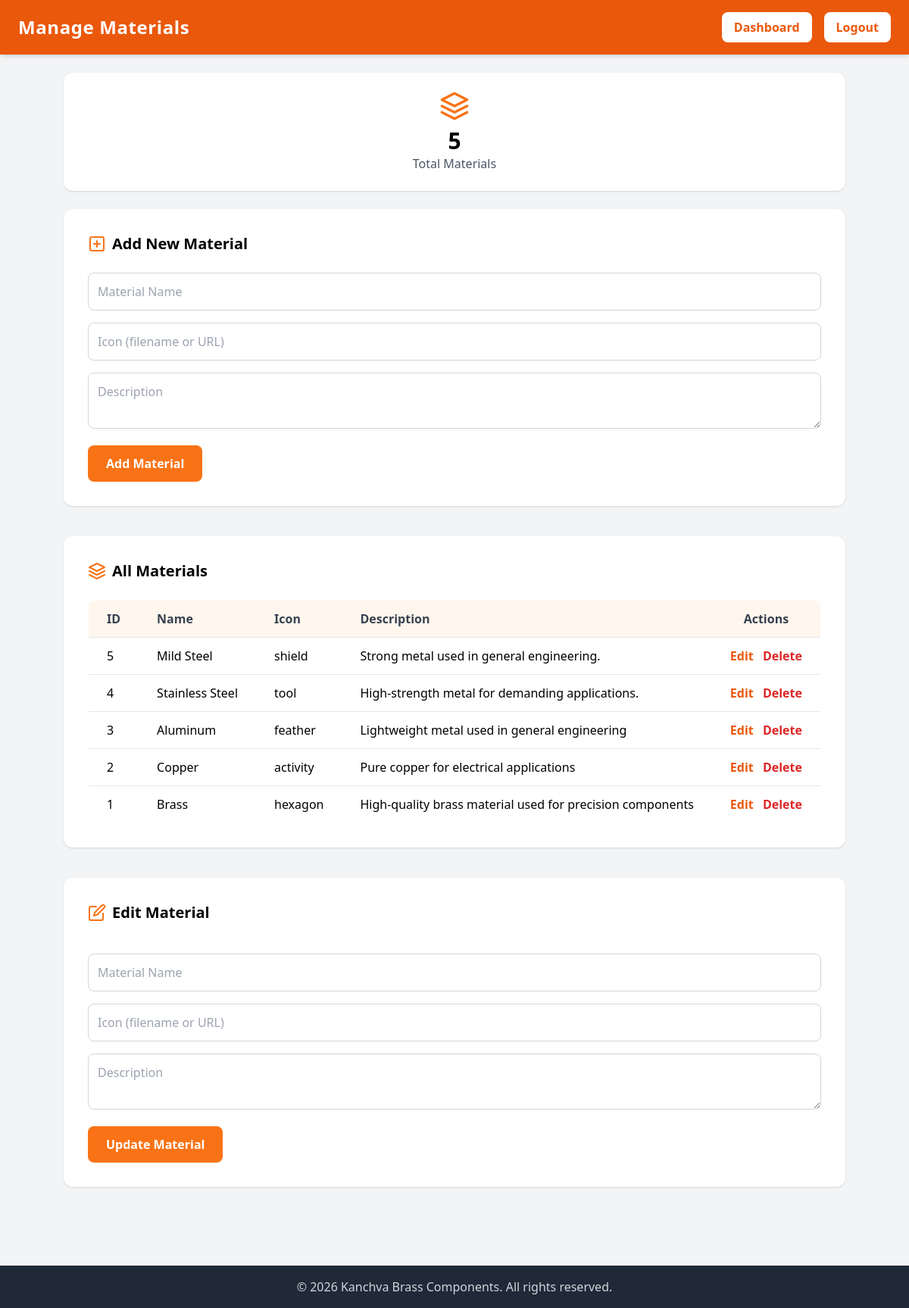
The page /admin/manage-materials.php (signed in) on the database its author committed.
### tables this page shows
CREATE TABLE IF NOT EXISTS `materials` (
  `id` int(11) NOT NULL AUTO_INCREMENT,
  `name` varchar(100) NOT NULL,
  `icon` varchar(255) DEFAULT NULL,
  `description` text,
  `created_at` timestamp NULL DEFAULT CURRENT_TIMESTAMP,
  PRIMARY KEY (`id`)
);

### admin/manage-materials.php (the view, shortened to what this page needs)
<?php
include '../config.php';
$result = $conn->query("SELECT * FROM materials ORDER BY id DESC");
$materialCount = $conn->query("SELECT COUNT(*) as total FROM materials")->fetch_assoc()['total'];
?>
<!DOCTYPE html>
<html lang="en">
<head>
<script src="https://cdn.tailwindcss.com"></script>
</head>
<body class="bg-gray-100 min-h-screen flex flex-col">
<header class="bg-orange-600 text-white px-6 py-4 flex justify-between items-center shadow-md sticky top-0 z-50">
  <h1 class="text-2xl font-bold tracking-wide">Manage Materials</h1>
  <div class="flex items-center space-x-4">
    <a href="dashboard.php" class="bg-white text-orange-600 px-4 py-2 rounded-lg font-semibold hover:bg-orange-50 transition">Dashboard</a>
    <a href="logout.php" class="bg-white text-orange-600 px-4 py-2 rounded-lg font-semibold hover:bg-orange-50 transition">Logout</a>
  </div>
</header>
<main class="flex-grow p-6 max-w-7xl mx-auto">
  <div class="grid grid-cols-1 md:grid-cols-1 gap-6 mb-6">
    <div class="bg-white p-6 rounded-xl shadow hover:shadow-lg transition text-center">
      <i data-feather="layers" class="text-orange-500 w-10 h-10 mx-auto mb-2"></i>
      <h3 class="text-3xl font-bold"><?= $materialCount ?></h3>
      <p class="text-gray-600">Total Materials</p>
    </div>
  </div>
  <div class="bg-white p-8 rounded-xl shadow mb-10">
    <h2 class="text-xl font-bold mb-6 flex items-center">
      <i data-feather="plus-square" class="text-orange-500 w-6 h-6 mr-2"></i> Add New Material
    </h2>
    <form method="post" class="space-y-4">
      <input type="text" name="name" placeholder="Material Name" class="w-full p-3 border border-gray-300 rounded-lg focus:outline-none focus:ring-2 focus:ring-orange-400" required>
      <input type="text" name="icon" placeholder="Icon (filename or URL)" class="w-full p-3 border border-gray-300 rounded-lg focus:outline-none focus:ring-2 focus:ring-orange-400">
      <textarea name="description" placeholder="Description" class="w-full p-3 border border-gray-300 rounded-lg focus:outline-none focus:ring-2 focus:ring-orange-400"></textarea>
      <button type="submit" name="add_material" class="bg-orange-500 hover:bg-orange-600 text-white px-6 py-3 rounded-lg font-semibold transition">Add Material</button>
    </form>
  </div>
  <div class="bg-white p-8 rounded-xl shadow">
    <h2 class="text-xl font-bold mb-6 flex items-center">
      <i data-feather="layers" class="text-orange-500 w-6 h-6 mr-2"></i> All Materials
    </h2>
    <div class="overflow-x-auto">
      <table class="min-w-full border border-gray-200 rounded-lg overflow-hidden">
        <thead class="bg-orange-50">
          <tr>
            <th class="px-6 py-3 text-left text-gray-700 font-semibold border-b">ID</th>
            <th class="px-6 py-3 text-left text-gray-700 font-semibold border-b">Name</th>
            <th class="px-6 py-3 text-left text-gray-700 font-semibold border-b">Icon</th>
            <th class="px-6 py-3 text-left text-gray-700 font-semibold border-b">Description</th>
            <th class="px-6 py-3 text-center text-gray-700 font-semibold border-b">Actions</th>
          </tr>
        </thead>
        <tbody class="divide-y divide-gray-200">
          <?php if ($result->num_rows > 0): ?>
            <?php while($material = $result->fetch_assoc()): ?>
              <tr class="hover:bg-orange-50">
                <td class="px-6 py-3"><?= $material['id'] ?></td>
                <td class="px-6 py-3"><?= htmlspecialchars($material['name']) ?></td>
                <td class="px-6 py-3"><?= htmlspecialchars($material['icon']) ?></td>
                <td class="px-6 py-3"><?= htmlspecialchars($material['description']) ?></td>
                <td class="px-6 py-3 text-center space-x-2">
                  <button onclick="editMaterial(<?= $material['id'] ?>, '<?= htmlspecialchars(addslashes($material['name'])) ?>', '<?= htmlspecialchars(addslashes($material['icon'])) ?>', '<?= htmlspecialchars(addslashes($material['description'])) ?>')" class="text-orange-600 hover:text-orange-800 font-semibold">Edit</button>
                  <a href="?delete=<?= $material['id'] ?>" onclick="return confirm('Delete this material?')" class="text-red-600 hover:text-red-800 font-semibold">Delete</a>
                </td>
              </tr>
            <?php endwhile; ?>
          <?php else: ?>
            <tr><td colspan="5" class="text-center py-6 text-gray-500">No materials found.</td></tr>
          <?php endif; ?>
        </tbody>
      </table>
    </div>
  </div>
  <div class="bg-white p-8 rounded-xl shadow mt-10 mb-10">
    <h2 class="text-xl font-bold mb-6 flex items-center">
      <i data-feather="edit" class="text-orange-500 w-6 h-6 mr-2"></i> Edit Material
    </h2>
    <form method="post" id="editForm" class="space-y-4">
      <input type="text" name="name" id="edit_name" placeholder="Material Name" class="w-full p-3 border border-gray-300 rounded-lg focus:outline-none focus:ring-2 focus:ring-orange-400" required>
      <input type="text" name="icon" id="edit_icon" placeholder="Icon (filename or URL)" class="w-full p-3 border border-gray-300 rounded-lg focus:outline-none focus:ring-2 focus:ring-orange-400">
      <textarea name="description" id="edit_description" placeholder="Description" class="w-full p-3 border border-gray-300 rounded-lg focus:outline-none focus:ring-2 focus:ring-orange-400"></textarea>
      <button type="submit" name="edit_material" class="bg-orange-500 hover:bg-orange-600 text-white px-6 py-3 rounded-lg font-semibold transition">Update Material</button>
    </form>
  </div>
</main>
<footer class="bg-gray-800 text-gray-300 text-center py-4 mt-10">
  &copy; <?= date('Y') ?> Kanchva Brass Components. All rights reserved.
</footer>
</body>
</html>

### rows shown on the page
materials: id "5", name "Mild Steel", icon "shield", description "Strong metal used in general engineering."
materials: id "4", name "Stainless Steel", icon "tool", description "High-strength metal for demanding applications."
materials: id "3", name "Aluminum", icon "feather", description "Lightweight metal used in general engineering"
materials: id "2", name "Copper", icon "activity", description "Pure copper for electrical applications"
materials: id "1", name "Brass", icon "hexagon", description "High-quality brass material used for precision components"

### other values the page prints
$materialCount "5"
